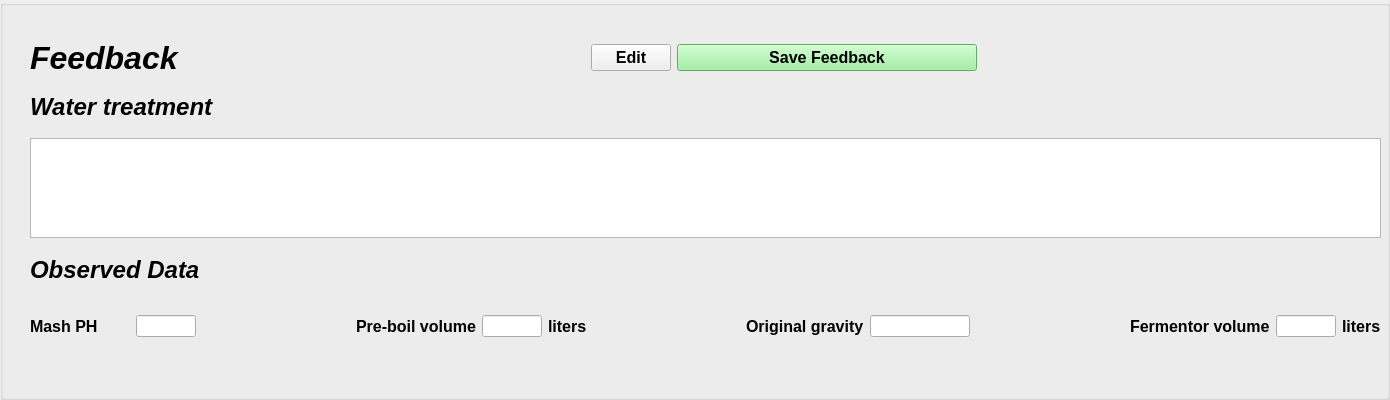
         <widget class="QGroupBox" name="groupBox">
          <property name="minimumSize">
           <size>
            <width>0</width>
            <height>400</height>
           </size>
          </property>
          <property name="title">
           <string/>
          </property>
          <widget class="QWidget" name="layoutWidget">
           <property name="geometry">
            <rect>
             <x>30</x>
             <y>40</y>
             <width>1351</width>
             <height>311</height>
            </rect>
           </property>
           <layout class="QVBoxLayout" name="feedback_groupbox_layout">
            <item>
             <layout class="QHBoxLayout" name="horizontalLayout_3">
              <item>
               <widget class="QLabel" name="feedback_label">
                <property name="maximumSize">
                 <size>
                  <width>300</width>
                  <height>16777215</height>
                 </size>
                </property>
                <property name="font">
                 <font>
                  <family>Cantarell</family>
                  <pointsize>24</pointsize>
                  <weight>75</weight>
                  <italic>true</italic>
                  <bold>true</bold>
                 </font>
                </property>
                <property name="text">
                 <string>Feedback</string>
                </property>
               </widget>
              </item>
              <item>
               <spacer name="horizontalSpacer_25">
                <property name="orientation">
                 <enum>Qt::Horizontal</enum>
                </property>
                <property name="sizeHint" stdset="0">
                 <size>
                  <width>40</width>
                  <height>20</height>
                 </size>
                </property>
               </spacer>
              </item>
              <item>
               <widget class="QPushButton" name="edit_button">
                <property name="font">
                 <font>
                  <pointsize>12</pointsize>
                  <weight>75</weight>
                  <bold>true</bold>
                 </font>
                </property>
                <property name="text">
                 <string>Edit</string>
                </property>
               </widget>
              </item>
              <item>
               <widget class="QPushButton" name="feedback_save_button">
                <property name="minimumSize">
                 <size>
                  <width>300</width>
                  <height>0</height>
                 </size>
                </property>
                <property name="maximumSize">
                 <size>
                  <width>300</width>
                  <height>16777215</height>
                 </size>
                </property>
                <property name="font">
                 <font>
                  <pointsize>12</pointsize>
                  <weight>75</weight>
                  <bold>true</bold>
                 </font>
                </property>
                <property name="styleSheet">
                 <string notr="true">background-color:lightgreen</string>
                </property>
                <property name="text">
                 <string>Save Feedback</string>
                </property>
               </widget>
              </item>
              <item>
               <spacer name="horizontalSpacer_26">
                <property name="orientation">
                 <enum>Qt::Horizontal</enum>
                </property>
                <property name="sizeHint" stdset="0">
                 <size>
                  <width>40</width>
                  <height>20</height>
                 </size>
                </property>
               </spacer>
              </item>
             </layout>
            </item>
            <item>
             <widget class="QLabel" name="feedback_water_treatment_label">
              <property name="font">
               <font>
                <pointsize>18</pointsize>
                <weight>75</weight>
                <italic>true</italic>
                <bold>true</bold>
               </font>
              </property>
              <property name="text">
               <string>Water treatment</string>
              </property>
             </widget>
            </item>
            <item>
             <widget class="QTextEdit" name="feedback_water_treatment_textedit">
              <property name="maximumSize">
               <size>
                <width>16777215</width>
                <height>100</height>
               </size>
              </property>
             </widget>
            </item>
            <item>
             <widget class="QLabel" name="feedback_observed_data_label">
              <property name="minimumSize">
               <size>
                <width>60</width>
                <height>0</height>
               </size>
              </property>
              <property name="font">
               <font>
                <pointsize>18</pointsize>
                <weight>75</weight>
                <italic>true</italic>
                <bold>true</bold>
               </font>
              </property>
              <property name="text">
               <string>Observed Data</string>
              </property>
             </widget>
            </item>
            <item>
             <layout class="QHBoxLayout" name="horizontalLayout_13">
              <item>
               <widget class="QLabel" name="feedback_mash_PH_label_2">
                <property name="sizePolicy">
                 <sizepolicy hsizetype="Fixed" vsizetype="Preferred">
                  <horstretch>1</horstretch>
                  <verstretch>0</verstretch>
                 </sizepolicy>
                </property>
                <property name="minimumSize">
                 <size>
                  <width>100</width>
                  <height>0</height>
                 </size>
                </property>
                <property name="font">
                 <font>
                  <pointsize>12</pointsize>
                  <weight>75</weight>
                  <bold>true</bold>
                 </font>
                </property>
                <property name="text">
                 <string>Mash PH</string>
                </property>
               </widget>
              </item>
              <item>
               <widget class="QLineEdit" name="feedback_mash_PH_edit_2">
                <property name="minimumSize">
                 <size>
                  <width>60</width>
                  <height>0</height>
                 </size>
                </property>
                <property name="maximumSize">
                 <size>
                  <width>50</width>
                  <height>16777215</height>
                 </size>
                </property>
               </widget>
              </item>
              <item>
               <spacer name="horizontalSpacer_13">
                <property name="orientation">
                 <enum>Qt::Horizontal</enum>
                </property>
                <property name="sizeHint" stdset="0">
                 <size>
                  <width>40</width>
                  <height>20</height>
                 </size>
                </property>
               </spacer>
              </item>
              <item>
               <widget class="QLabel" name="feedback_preboil_volume_label_2">
                <property name="sizePolicy">
                 <sizepolicy hsizetype="Fixed" vsizetype="Preferred">
                  <horstretch>1</horstretch>
                  <verstretch>0</verstretch>
                 </sizepolicy>
                </property>
                <property name="minimumSize">
                 <size>
                  <width>100</width>
                  <height>0</height>
                 </size>
                </property>
                <property name="font">
                 <font>
                  <pointsize>12</pointsize>
                  <weight>75</weight>
                  <bold>true</bold>
                 </font>
                </property>
                <property name="text">
                 <string>Pre-boil volume</string>
                </property>
               </widget>
              </item>
              <item>
               <widget class="QLineEdit" name="feedback_preboil_volume_edit_2">
                <property name="minimumSize">
                 <size>
                  <width>60</width>
                  <height>0</height>
                 </size>
                </property>
                <property name="maximumSize">
                 <size>
                  <width>50</width>
                  <height>16777215</height>
                 </size>
                </property>
               </widget>
              </item>
              <item>
               <widget class="QLabel" name="feedback_preboil_volume_unit_label_2">
                <property name="font">
                 <font>
                  <pointsize>12</pointsize>
                  <weight>75</weight>
                  <bold>true</bold>
                 </font>
                </property>
                <property name="text">
                 <string>liters</string>
                </property>
               </widget>
              </item>
              <item>
               <spacer name="horizontalSpacer_19">
                <property name="orientation">
                 <enum>Qt::Horizontal</enum>
                </property>
                <property name="sizeHint" stdset="0">
                 <size>
                  <width>40</width>
                  <height>20</height>
                 </size>
                </property>
               </spacer>
              </item>
              <item>
               <widget class="QLabel" name="feedback_original_gravity_label_2">
                <property name="sizePolicy">
                 <sizepolicy hsizetype="Fixed" vsizetype="Preferred">
                  <horstretch>1</horstretch>
                  <verstretch>0</verstretch>
                 </sizepolicy>
                </property>
                <property name="minimumSize">
                 <size>
                  <width>100</width>
                  <height>0</height>
                 </size>
                </property>
                <property name="font">
                 <font>
                  <pointsize>12</pointsize>
                  <weight>75</weight>
                  <bold>true</bold>
                 </font>
                </property>
                <property name="text">
                 <string>Original gravity</string>
                </property>
               </widget>
              </item>
              <item>
               <widget class="QLineEdit" name="feedback_original_gravity_edit_2">
                <property name="minimumSize">
                 <size>
                  <width>100</width>
                  <height>0</height>
                 </size>
                </property>
                <property name="maximumSize">
                 <size>
                  <width>50</width>
                  <height>16777215</height>
                 </size>
                </property>
               </widget>
              </item>
              <item>
               <spacer name="horizontalSpacer_20">
                <property name="orientation">
                 <enum>Qt::Horizontal</enum>
                </property>
                <property name="sizeHint" stdset="0">
                 <size>
                  <width>40</width>
                  <height>20</height>
                 </size>
                </property>
               </spacer>
              </item>
              <item>
               <widget class="QLabel" name="feedback_fermentor_volume_label_2">
                <property name="sizePolicy">
                 <sizepolicy hsizetype="Fixed" vsizetype="Preferred">
                  <horstretch>1</horstretch>
                  <verstretch>0</verstretch>
                 </sizepolicy>
                </property>
                <property name="minimumSize">
                 <size>
                  <width>100</width>
                  <height>0</height>
                 </size>
                </property>
                <property name="font">
                 <font>
                  <pointsize>12</pointsize>
                  <weight>75</weight>
                  <bold>true</bold>
                 </font>
                </property>
                <property name="text">
                 <string>Fermentor volume</string>
                </property>
               </widget>
              </item>
              <item>
               <widget class="QLineEdit" name="feedback_fermentor_volume_edit">
                <property name="minimumSize">
                 <size>
                  <width>60</width>
                  <height>0</height>
                 </size>
                </property>
                <property name="maximumSize">
                 <size>
                  <width>50</width>
                  <height>16777215</height>
                 </size>
                </property>
               </widget>
              </item>
              <item>
               <widget class="QLabel" name="feedback_fermentor_volume_unit_label_2">
                <property name="font">
                 <font>
                  <pointsize>12</pointsize>
                  <weight>75</weight>
                  <bold>true</bold>
                 </font>
                </property>
                <property name="text">
                 <string>liters</string>
                </property>
               </widget>
              </item>
             </layout>
            </item>
           </layout>
          </widget>
         </widget>
